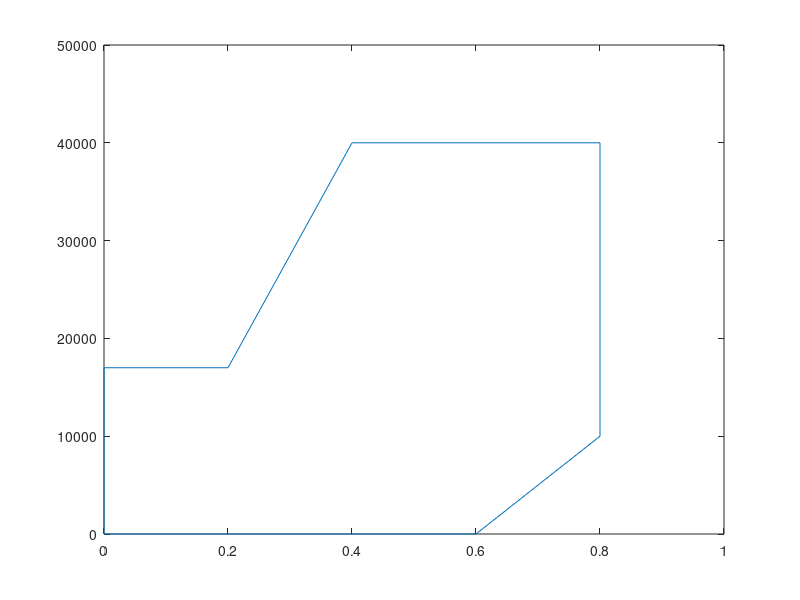

Source code (MATLAB): (Note: this script raises an error after producing the figure.)
%Import the data
% A    :units cycle Fc-flight class hs- health state
% X_s  :Measurements  
% X_v  :Virtual Sensors 
% W    :Scenario descriptors 
% T:   :Model Health Parameters


l=[0.0, 0.0, 0.0, 0.0, 1.0, 4.0, 4.0, 4.0, 1.7, 1.7, 0.0]*10000;% flight alt (ft)
x=[0.0, 0.2, 0.4, 0.6, 0.8, 0.8, 0.6, 0.4, 0.2, 0.0, 0.0] ;     % mach number
plot(x,l);
xlim([0.0, 1])
ylim([0, 50000]) 
%%
filename='N-CMAPSS_DS02-006.h5';
Info=h5info(filename);
%Development set
W_dev = double(h5read(filename,'/W_dev'));           
X_s_dev = double(h5read(filename,'/X_s_dev'));       
X_v_dev = double(h5read(filename,'/X_v_dev'));         
T_dev = double(h5read(filename,'/T_dev'));             
RUL_dev = double(h5read(filename,'/Y_dev'));             
A_dev = double(h5read(filename,'/A_dev'));     

% Test set
W_test = double(h5read(filename,'/W_test'));
X_s_test = double(h5read(filename,'/X_s_test'));
X_v_test = double(h5read(filename,'/X_v_test'));
T_test = double(h5read(filename,'/T_test'));
RUL_test = double(h5read(filename,'/Y_test'));    
A_test = double(h5read(filename,'/A_test')); 

% Varnams
W_var = h5read(filename,'/W_var');
X_s_var = h5read(filename,'/X_s_var'); 
X_v_var = h5read(filename,'/X_v_var'); 
T_var = h5read(filename,'/T_var');
A_var = h5read(filename,'/A_var');
%%
U_train=unique(A_dev(1,:))
U_test=unique(A_test(1,:))
load var.mat
trainingdata = [A_dev; X_s_dev; X_v_dev; W_dev; T_dev; RUL_dev];
testdata = [A_test; X_s_test; X_v_test; W_test; T_test; RUL_test];
%%
Testdata=array2table(testdata');
Testdata.Properties.VariableNames = var;
Traindata=array2table(trainingdata');
Traindata.Properties.VariableNames = var;
save Ds02 Testdata Traindata